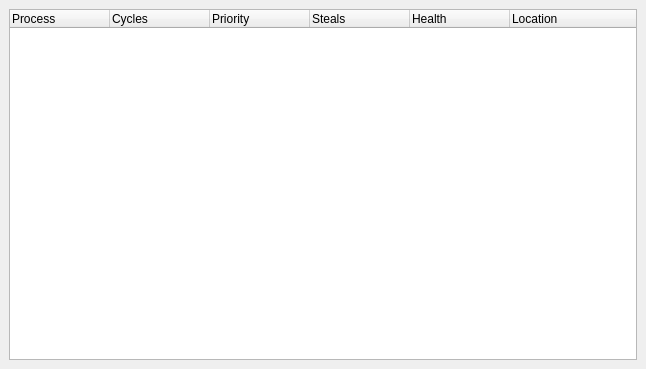
<?xml version="1.0" encoding="UTF-8"?>
<ui version="4.0">
 <class>ScoreMenu</class>
 <widget class="QMainWindow" name="ScoreMenu">
  <property name="geometry">
   <rect>
    <x>0</x>
    <y>0</y>
    <width>646</width>
    <height>369</height>
   </rect>
  </property>
  <property name="windowTitle">
   <string>ScoreMenu</string>
  </property>
  <property name="styleSheet">
   <string notr="true"/>
  </property>
  <widget class="QWidget" name="centralwidget">
   <layout class="QHBoxLayout" name="horizontalLayout">
    <item>
     <widget class="QTreeWidget" name="treeWidget">
      <property name="focusPolicy">
       <enum>Qt::NoFocus</enum>
      </property>
      <property name="rootIsDecorated">
       <bool>true</bool>
      </property>
      <column>
       <property name="text">
        <string>Process</string>
       </property>
      </column>
      <column>
       <property name="text">
        <string>Cycles</string>
       </property>
      </column>
      <column>
       <property name="text">
        <string>Priority</string>
       </property>
      </column>
      <column>
       <property name="text">
        <string>Steals</string>
       </property>
      </column>
      <column>
       <property name="text">
        <string>Health</string>
       </property>
      </column>
      <column>
       <property name="text">
        <string>Location</string>
       </property>
      </column>
     </widget>
    </item>
   </layout>
  </widget>
 </widget>
 <resources/>
 <connections/>
</ui>
